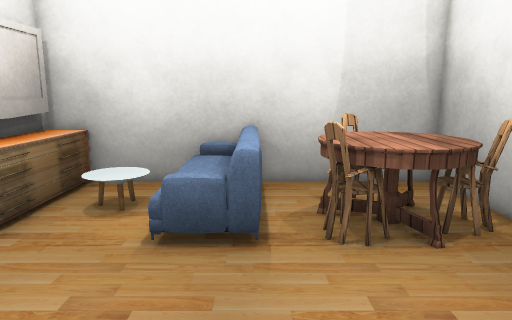
view 1 (above)

18 first-person views from a walk through a Unity game level. The camera is 1.5 m above the floor, tilts 10° down and sees 70° across. The floor is counted in squares, 0.45 m on a side. Each view is taken from the middle of a square. On the plan, view 1 faces up. The plan holds only what a view shows up to about 20 squares ahead; the rest is blank. The player character is not drawn. Some surface patterns are stand-ins.

view 2
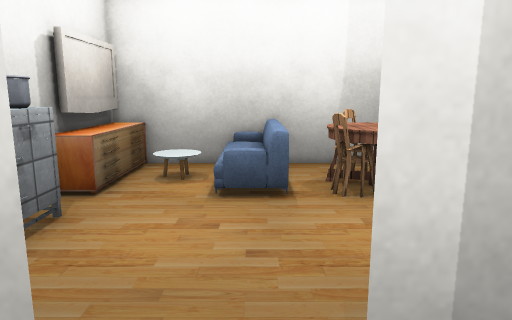

view 3
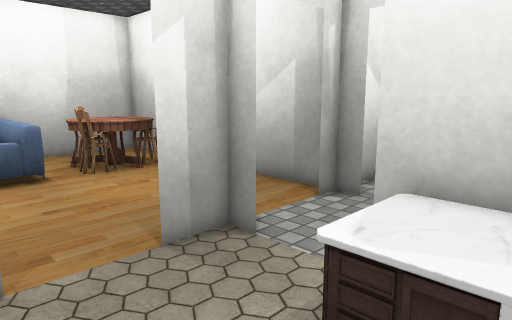

view 4
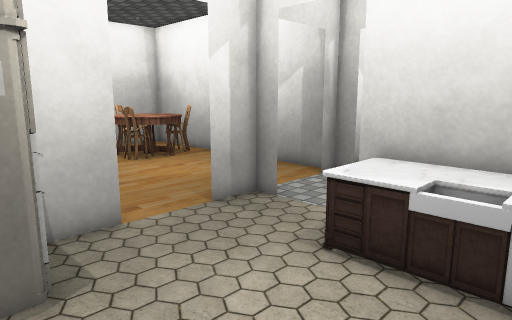

view 5
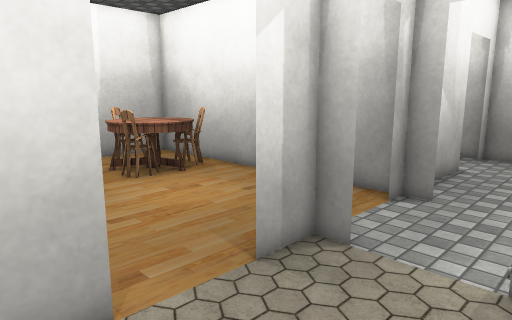

view 6
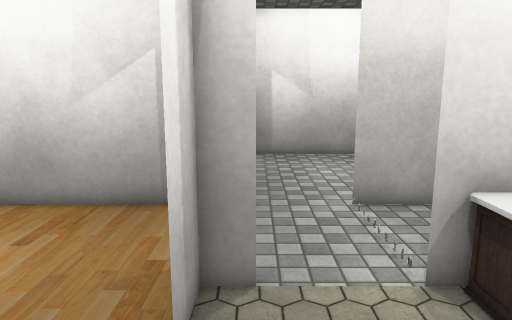

view 7
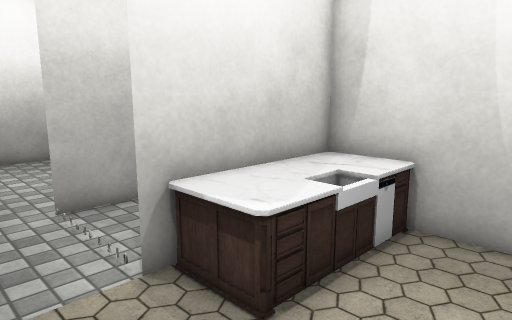

view 8
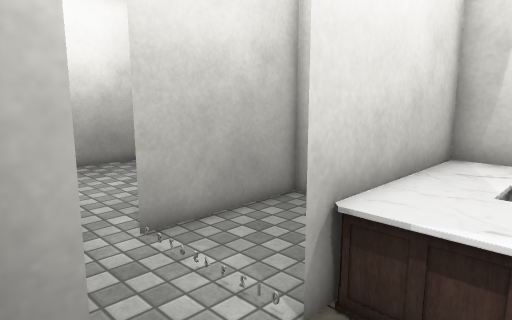

view 9
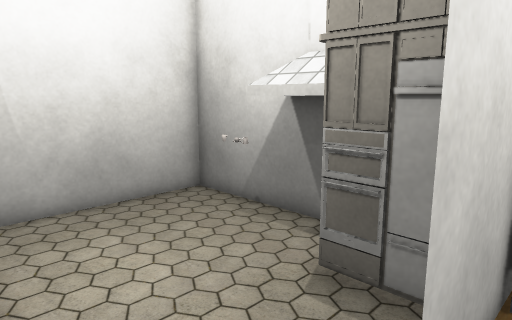

view 10
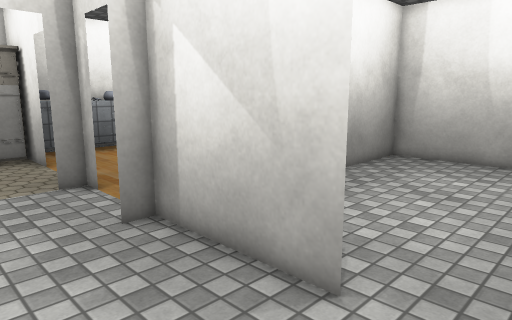

view 11
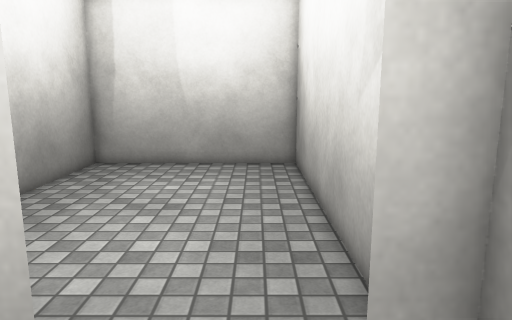

view 12
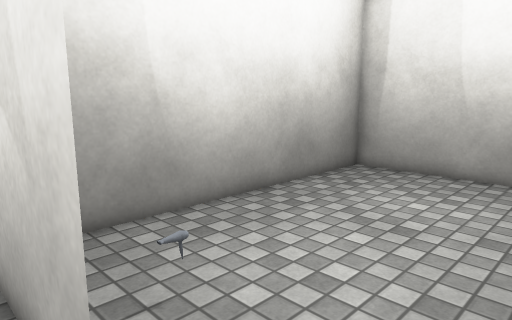

view 13
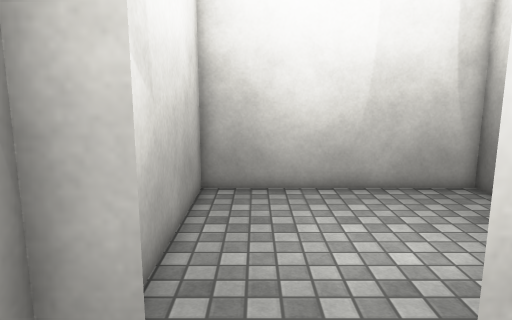

view 14
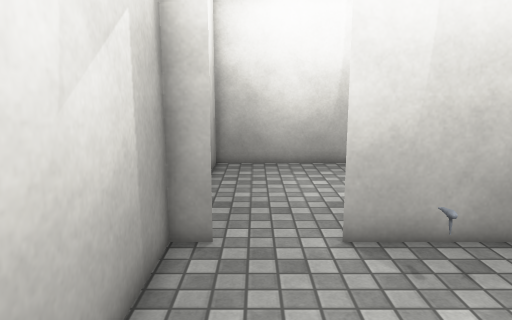

view 15
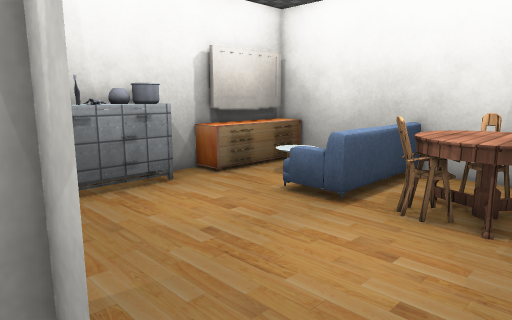

view 16
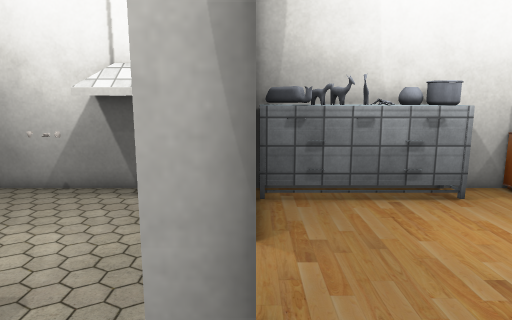

view 17
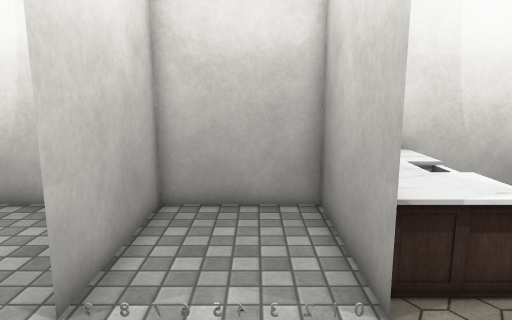

view 18
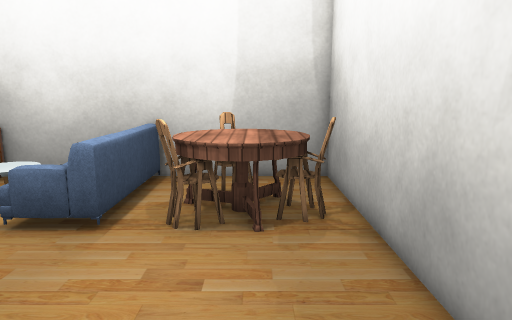

### Floor plan
Ten units are one square. View 1 is at (0, 0); x grows to the right and y downward. Boxes are objects, and circles mark ways between rooms. Rooms are numbered by the first view taken in them; rooms with no view inside come last. Other rooms are left out.
<svg viewBox="-85 -146 261 262">
<path fill="none" stroke="#000" d="M20 9 20 20M-29 10 -64 10M31 10 -1 10M20 21 20 10M-63 -7 -68 -1M-64 -7 -67 -2M20 49 20 110M-64 -58 -64 9M-71 10 -30 10M70 21 70 -140 -80 -140 -80 -61M-64 44 -64 67M-80 59 -80 110 70 110M20 111 20 50M70 111 70 49M131 10 60 10M170 22 170 5M159 10 170 10M70 100 70 110 170 110 170 39M70 9 70 20M171 10 160 10M91 10 130 10M70 -141 70 -10M170 5 170 -140 70 -140"/>
<rect x="-75" y="75" width="10" height="10" fill="#bbb"><title>other object</title></rect>
<rect x="-75" y="-135" width="20" height="60" fill="#bbb"><title>TV</title></rect>
<rect x="-55" y="15" width="10" height="30" fill="#bbb"><title>fridge</title></rect>
<rect x="-15" y="55" width="30" height="50" fill="#bbb"><title>table</title></rect>
<rect x="-15" y="-95" width="20" height="20" fill="#bbb"><title>sofa</title></rect>
<rect x="15" y="-85" width="10" height="10" fill="#bbb"><title>chair</title></rect>
<rect x="15" y="-115" width="40" height="40" fill="#bbb"><title>table</title></rect>
<rect x="25" y="-125" width="10" height="10" fill="#bbb"><title>chair</title></rect>
<rect x="55" y="-95" width="10" height="10" fill="#bbb"><title>chair</title></rect>
<rect x="115" y="-15" width="10" height="10" fill="#bbb"><title>other object</title></rect>
<circle cx="70" cy="30" r="3" fill="#2a7"/>
<circle cx="150" cy="10" r="3" fill="#2a7"/>
<text x="0" y="-20">1</text>
<text x="120" y="60">2</text>
<text x="120" y="-70">3</text>
</svg>
Room 1 opens to room 2. Room 2 opens to room 3.

Where each view was taken, in squares from view 1:
view 1: 0 up, 0 right, facing up
view 2: 4 down, 1 left, facing up
view 3: 8 down, 4 left, facing up-right
view 4: 10 down, 7 left, facing up-right
view 5: 6 down, 5 left, facing up-right
view 6: 2 down, 4 left, facing right
view 7: 2 down, 4 left, facing down-right
view 8: 1 down, 1 left, facing down-right
view 9: 0 up, 0 right, facing down-left
view 10: 6 down, 16 right, facing up-left
view 11: 4 down, 15 right, facing up
view 12: 2 down, 16 right, facing up-left
view 13: 2 up, 15 right, facing down
view 14: 7 up, 15 right, facing down
view 15: 2 down, 6 right, facing up-left
view 16: 1 down, 5 right, facing left
view 17: 0 up, 4 right, facing down
view 18: 1 down, 4 right, facing up
